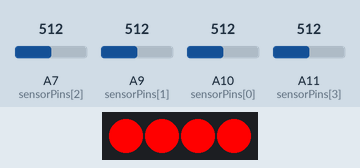
Recording of a sketch running on a simulated Arduino Mega 2560, built with avr-gcc and run on an emulated ATmega2560. Shown: 4 RGB LEDs in strip order, left to right. Inputs (shaded band) come from the test bench; at power-on: A7 (sensorPins[2]) = 512, A9 (sensorPins[1]) = 512, A10 (sensorPins[0]) = 512, A11 (sensorPins[3]) = 512.

Above: at 3.8 s.
3.9 s: A7 (sensorPins[2]) set to 105
7.8 s: A7 (sensorPins[2]) set to 89
At 10.4 s:
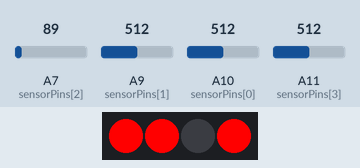
11.7 s: A9 (sensorPins[1]) set to 90
At 12.6 s:
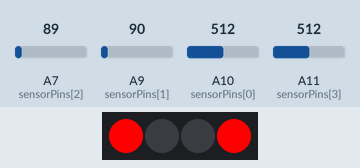
15.6 s: A10 (sensorPins[0]) set to 90
At 18.5 s:
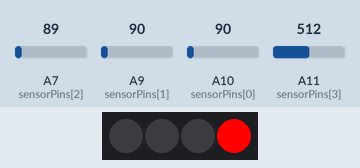
19.5 s: A11 (sensorPins[3]) set to 106
23.4 s: A11 (sensorPins[3]) set to 90
At 24.3 s:
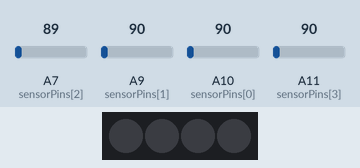
Timing chart, 0 to 26.4 s (numbered marks = the images above; inputs shaded):
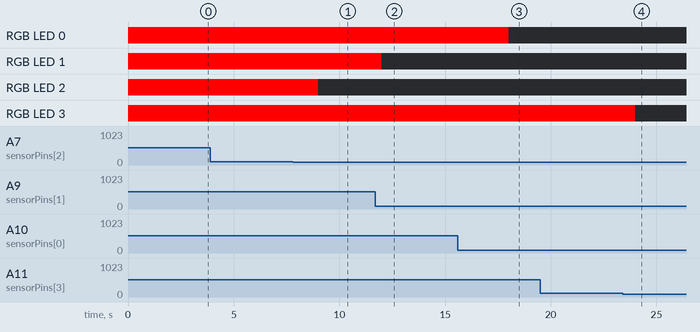

Measured:
- the behaviour switches between 101 and 100 on A7 (sensorPins[2]) (found by bisection; images 0 and 1)
- the behaviour switches between 101 and 100 on A11 (sensorPins[3]) (found by bisection; images 3 and 4)
- after the input at 3.9 s, every drawn part: stays the same
- after the input at 7.8 s, RGB LED 2: RGB(255, 0, 0) → off after 1.2 s
- after the input at 11.7 s, RGB LED 1: RGB(255, 0, 0) → off after 0.30 s
- after the input at 15.6 s, RGB LED 0: RGB(255, 0, 0) → off after 2.4 s
- after the input at 19.5 s, every drawn part: stays the same
- after the input at 23.4 s, RGB LED 3: RGB(255, 0, 0) → off after 0.61 s

The sketch:

volleyball.ino
```cpp
/* Advanced Wearable Electronics
By Jessica Patel

This code was written for the project VolleyGlove, which consists of 5 analog pressure sensors and a neopixel strip.
Each pressure sensor has a corresponding pixel on the neopixel light strip.
As a pressure sensor is pressed from the force of a volleyball while volleying, the corresponding light pixel lights up red.

The following code was written with help from ChatGPT.
*/

// Library to create neopixel object
#include <Adafruit_NeoPixel.h>

int numberOfPixels = 4; // number of neopixels being used on the strip
int numberOfSensors = 4; // number of analog pressure sensors being used
int pixelPin = 1; // input pin for neopixel strip - TX#1
int sensorPins[4] = {A10, A9, A7, A11}; // input pins for analog pressure sensors (limit of 4)

// Creating neopixel object
Adafruit_NeoPixel strip = Adafruit_NeoPixel(numberOfPixels, pixelPin, NEO_GRB + NEO_KHZ800);

void setup() {
  Serial.begin(9600);
  // beginning neopixel strip and starting to "show", but remains off
  strip.begin();
  strip.show();
}

void loop() {
  int threshold = 100;

  // for loop that checks the analog reading from each pressure sensor
  for (int i = 0; i < numberOfSensors; i++) {
    if (analogRead(sensorPins[i]) > threshold) {
      strip.setPixelColor(i, 255, 0, 0, 255); // turns corresponding pixels red
    } else {
      strip.setPixelColor(i, 0, 0, 0); // otherwise, keep them off
    }
  }

  strip.show();
  delay(3000); // delay of three seconds

  // turns all lights off after one second has passed
  for (int i = 0; i < numberOfSensors; i++) {
    strip.setPixelColor(i, 0, 0, 0);
  }
}
```
